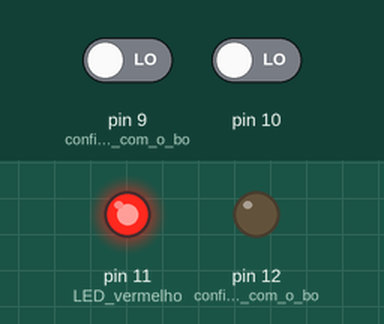
A sketch run on a simulated Arduino Uno, built with avr-gcc and run on an emulated ATmega328P. Shown: output pins drawn as LEDs (lit = HIGH). The inputs (shaded band) are chosen by the test bench; at power-on: pin 9 (configura_o_pino_com_o_bo) LOW, pin 10 LOW.

Above: at 1.2 s.
1.3 s: pin 9 (configura_o_pino_com_o_bo) driven HIGH
At 2.0 s:
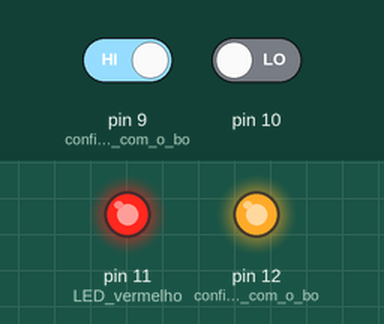
2.8 s: pin 10 driven HIGH
At 3.1 s:
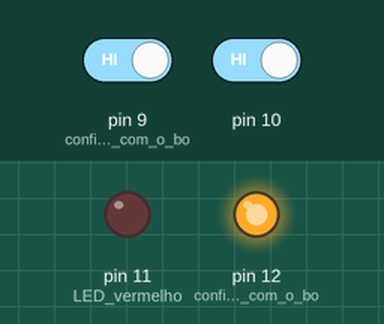
4.3 s: pin 9 (configura_o_pino_com_o_bo) driven LOW
At 5.5 s:
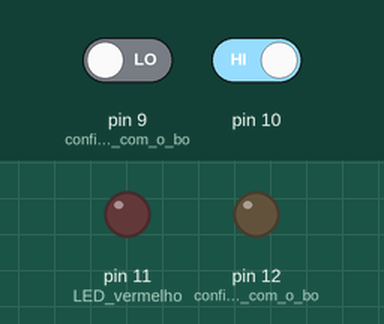
5.8 s: pin 10 driven LOW
At 6.6 s:
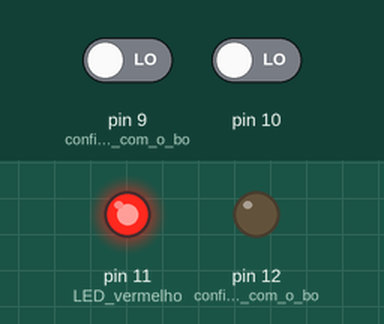
Timing chart, 0 to 8.3 s (numbered marks = the images above; inputs shaded):
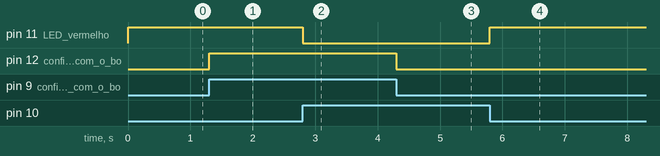

Measured:
- after the input at 1.3 s, pin 12 (configura_o_pino_com_o_bo): LOW → HIGH at once
- after the input at 2.8 s, pin 11 (LED_vermelho): HIGH → LOW at once
- after the input at 4.3 s, pin 12 (configura_o_pino_com_o_bo): HIGH → LOW at once
- after the input at 5.8 s, pin 11 (LED_vermelho): LOW → HIGH at once

The sketch:

Bot_o.ino
```cpp
void setup() {
 pinMode(9,INPUT);// configura o pino com o botão como entrada
 pinMode(12,OUTPUT);// configura o pino com o botão como entrada
 pinMode(11,OUTPUT);//LED vermelho
 pinMode(10,INPUT);
}

void loop() {
if(digitalRead(9)==HIGH){// se botão estiver pressionado (HIGH)
  digitalWrite(12,HIGH);// acende o LED

}
else{// se não estiver pressionado (LOW)
  digitalWrite(12,LOW);// apaga o LED
}

if(digitalRead(10)==HIGH){
  digitalWrite(11,LOW);

}
else{
  digitalWrite(11,HIGH);

}
}
```
